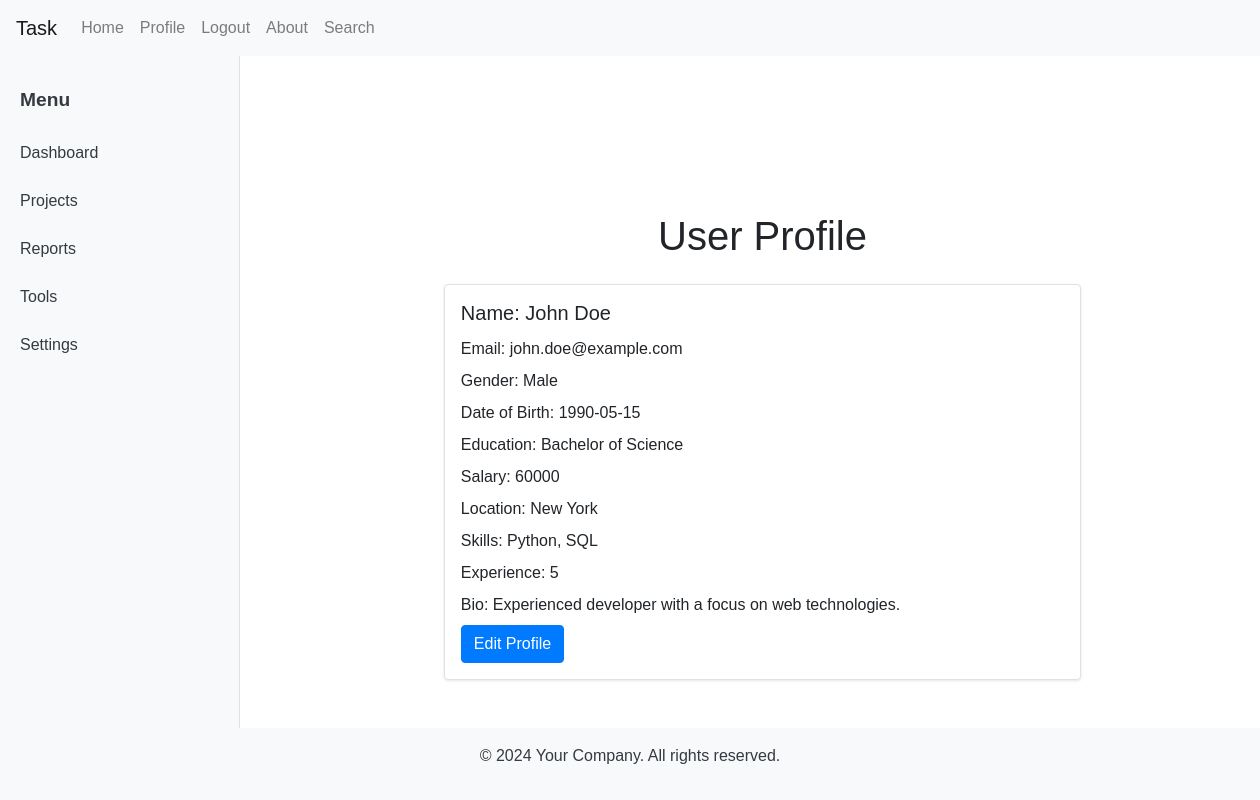
/profile (signed in), run on the app's committed database.
### tables this page shows
CREATE TABLE user_profile (
    id INTEGER PRIMARY KEY AUTOINCREMENT,
    username TEXT NOT NULL,
    password TEXT NOT NULL,
    name TEXT,
    email TEXT,
    gender TEXT,
    dob TEXT,
    education TEXT,
    salary INTEGER,
    location TEXT,
    skills TEXT,
    experience INTEGER,
    bio TEXT
);

### app.py (the view)
@app.route('/profile')
def profile():
    if 'email' not in session:
        flash("Please sign up or log in first.", 'error')
        return redirect(url_for('signup'))
    email = session['email']
    conn = sqlite3.connect(DATABASE)
    c = conn.cursor()
    c.execute('SELECT * FROM user_profile WHERE email = ?', (email,))
    user_profile = c.fetchone()
    conn.close()
    return render_template('profiles.html', user_profile=user_profile)

### templates/profiles.html (shortened to what this page needs)
{% extends "layout.html" %}
{% block content %}
<main class="container mt-5">
    <div class="row justify-content-center">
        <div class="col-md-8">
            <h1 class="text-center mb-4">User Profile</h1>
            {% if user_profile %}
            <div class="card">
                <div class="card-body">
                    <h5 class="card-title">Name: {{ user_profile[3] }}</h5>
                    <p class="card-text">Email: {{ user_profile[4] }}</p>
                    <p class="card-text">Gender: {{ user_profile[5] }}</p>
                    <p class="card-text">Date of Birth: {{ user_profile[6] }}</p>
                    <p class="card-text">Education: {{ user_profile[7] }}</p>
                    <p class="card-text">Salary: {{ user_profile[8] }}</p>
                    <p class="card-text">Location: {{ user_profile[9] }}</p>
                    <p class="card-text">Skills: {{ user_profile[10] }}</p>
                    <p class="card-text">Experience: {{ user_profile[11] }}</p>
                    <p class="card-text">Bio: {{ user_profile[12] }}</p>
                    <a href="{{ url_for('edit_profile') }}" class="btn btn-primary">Edit Profile</a>
                </div>
            </div>
            {% else %}
            <div class="alert alert-danger text-center" role="alert">
                Please <a href="{{ url_for('signup') }}">sign up</a> or <a href="{{ url_for('login') }}">log in</a> to view your profile.
            </div>
            {% endif %}
        </div>
    </div>
</main>
{% endblock %}

### static/css/styles.css (style rules this page uses)
body { font-family: Arial, sans-serif; margin: 0; padding: 0; }
main.container { padding: 2rem; }
.card { border: 1px solid #dee2e6; border-radius: 0.25rem; box-shadow: 0 1px 3px rgba(0, 0, 0, 0.1); }
.card-body { padding: 1rem; }
.card-title { font-size: 1.25rem; margin-bottom: 0.75rem; }
.card-text { margin-bottom: 0.5rem; }

### data on the page
user_profile: name "John Doe", email "john.doe@example.com", gender "Male", dob "1990-05-15", education "Bachelor of Science", salary "60000", location "New York", skills "Python, SQL", experience "5", bio "Experienced developer with a focus on web technologies."
